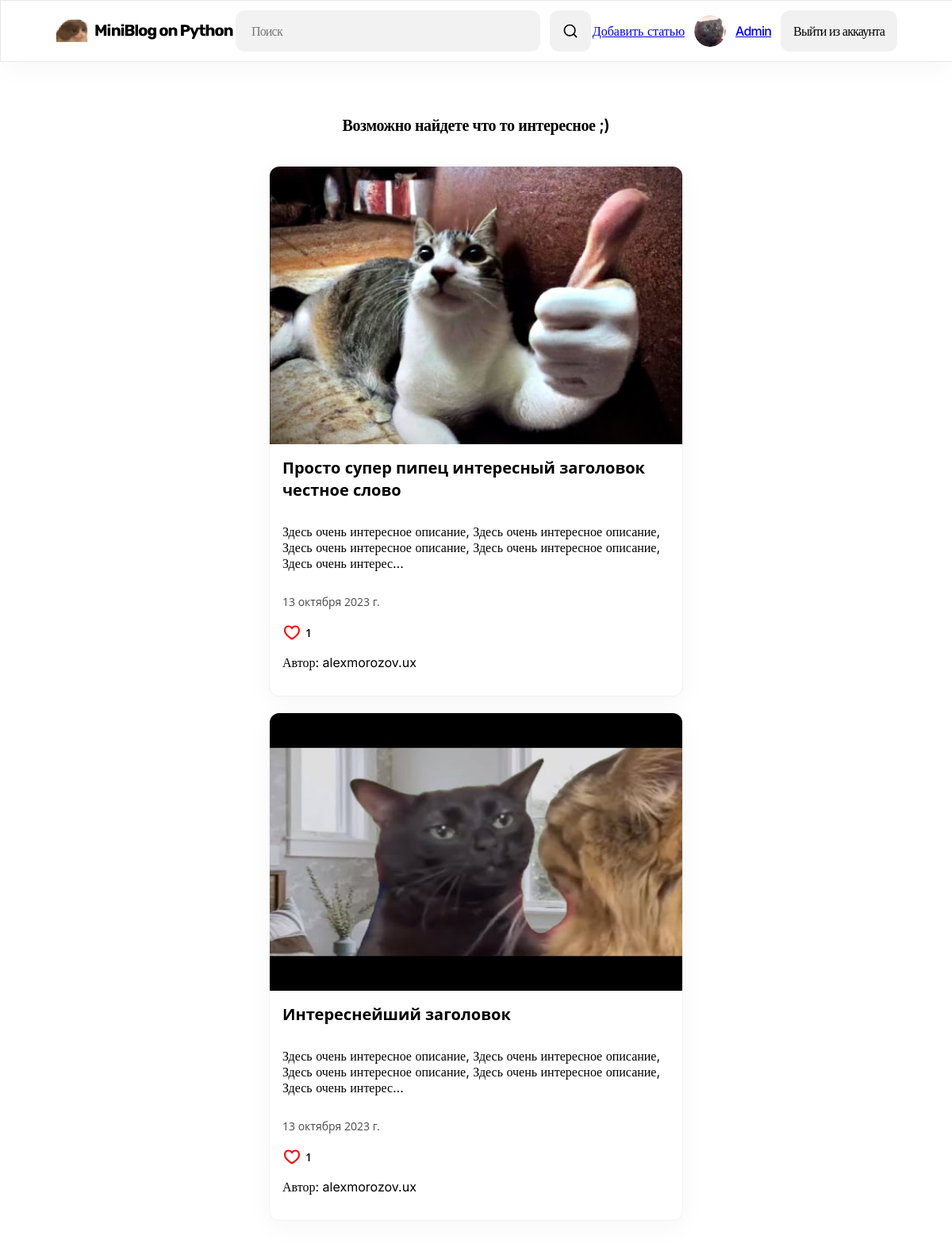
The app's page / (signed in) with its own data.
### blog/models.py (models this page shows, shortened)
class Post(models.Model):
    users = models.ForeignKey(User, on_delete=models.CASCADE)
    title = models.CharField('Заголовок записи', max_length=256)
    description = models.TextField('Описание', max_length=8000)
    date = models.DateField('', blank=True, null=True)
    img = models.ImageField('Изображение', upload_to='media/image/%Y/%m/%d/')
    class Meta:
        verbose_name = 'Запись'
        verbose_name_plural = 'Записи'

### blog/views.py (the view)
# urls.py: urlpatterns = [path('', views.PostView.as_view(), name='Home'),
class PostView(ListView):
    def get(self, request):
        global search_count # переменная для счета - результата поиска
        global output_search
        output_search = ""
        search_count = 0 # инициализируем переменную
        search_query = request.GET.get('q', None)
        if search_query:
            posts = Post.objects.filter(Q(title__icontains=search_query) | Q(description__icontains=search_query)).order_by('-id') # Сама механика поиска (вызываем методом)
            search_count = posts.count() # Количество результатов по поиску
            output_search = "Нашли результатов: " + str(search_count)
            if search_count == 0:
                output_search = "Мы ничего не нашли"
        else:
            posts = Post.objects.order_by('-id') # Вытаскиваем статьи и сортируем в обратном порядке дабы выводить
        paginator = Paginator(posts, 2)
        page_number = request.GET.get('page')
        page_obj = paginator.get_page(page_number)
        return render(request, 'blog/blog.html', {'page_obj': page_obj, 'output_search': output_search})

### templates/blog/blog.html (shortened to what this page needs)
{% load static %}
<!DOCTYPE html>
<html lang="ru">
<head>
    <link rel="stylesheet" href="{% static 'style_main.css' %}" type="text/css" media="">
</head>
<body>
    {% include 'blog/header.html' %}
    <main>
        {% if 'q' in request.GET %}
            <div class="_div_main_head_text">
                <h2 class="_h2_main_head_text">
                    {{ output_search }}
                </h2>
             </div>
        {% else %}
            <div class="_div_main_head_text">
                <h2 class="_h2_main_head_text">
                    Возможно найдете что то интересное ;)
                </h2>
             </div>
        {% endif %}
        {% for post in page_obj %}
        <div class="_div_class_main_post">
            <div class="bg-img_">
                <a href="{{ post.id }}"><img style="width: 100%; height: 100%; border-radius: 12px 12px 0px 0px;" src="{{ post.img.url }}"></a>
            </div>
            <div class="_main_content_">
                <h3 class="_h3--main"><a class="_a--main" href="{{ post.id }}">{{ post.title }}</a></h3>
                <div style="margin: 0; margin-top: 12px; margin-bottom: 12px;">{{ post.description|safe|truncatechars:155 }}</div>
                <p class="_p--main">{{ post.date }}</p>
                <div class="_likes_main_">
                    <p class="_p--main_likes">{{ post.likes_set.all.count }}</p>
                </div>
                <div class="_div_p_author">
                    <p class="_author--main">Автор:<a href="#" class="_teg_author"> {{ post.users }}</a>
                </div>
            </div>
        </div>
        {% endfor %}
        {% include 'blog/paginator.html' %}
    </main>
</body>
</html>

### templates/blog/header.html (shortened to what this page needs)
{% load static %}
<head>
    <link rel="stylesheet" href="{% static 'style_for_header.css' %}" type="text/css" media="">
</head>
<header>
    <div class="_main_logo">
        <a href="{% url 'Home' %}"><img src="http://{{ request.get_host }}/static/logo.svg" /></a>
    </div>
    <search>
            <form type="search" name="search" action="/" method="get" style="display: flex;">
                <input type="text" size="40" placeholder="Поиск" class="_search_input_" name="q">
                <button type="submit" class="_button_img_search"><img src="http://{{ request.get_host }}/static/search_m.svg" class="_img_search_button"/></button>
            </form>
    </search>
    <div class="_div_sign_and_login">
        <a href="{% url 'add_post' %}">Добавить статью</a>
        {%if request.user.is_authenticated %}
        <div class="_div_log_in_ava">
            <img src="http://{{ request.get_host }}/static/ava_image.png" class="ava_image_div" />
            <p><a href="{% url 'profile' %}">{{ request.user.username | title }}</a></p>
        </div>
        <div class="_div_out_acc_">
            <a href="{% url 'logout' %}">Выйти из аккаунта</a>
        </div>
        {%endif%}
    </div>
</header>

### static/style_main.css (style rules this page uses)
body { font-family: Inter; margin: 0; }
main { margin-top: 48px; margin-bottom: 170px; display: flex; width: 100%; flex-direction: column; justify-content: center; align-items: center; gap: 20px; }
._div_main_head_text { display: inline-flex; justify-content: center; align-items: center; }
._h2_main_head_text { color: #000; font-family: Inter; font-size: 20px; font-style: normal; font-weight: 600; line-height: 150%; letter-spacing: -0.4px; }
._div_class_main_post { display: flex; width: 520px; padding-bottom: 0px; flex-direction: column; align-items: center; border-radius: 12px; border: 1px solid #F2F2F2; background: #FFF; box-shadow: 0px 8px 32px 0px rgba(0, 0, 0, 0.04); }
.bg-img_ { height: 350px; align-self: stretch; }
._main_content_ { display: flex; padding: 16px 16px; flex-direction: column; align-self: stretch; }
._h3--main { margin: 0; color: #000; font-family: Open Sans; font-size: 20px; font-style: normal; font-weight: bolder; line-height: 140%; }
._a--main { margin: 0; text-decoration: none; color: #000; transition: all 0.15s ease-in-out; }
._p--main { margin-top: 0px; margin-bottom: 16px; color: #494949; font-family: Open Sans; font-size: 14px; font-style: normal; font-weight: 400; line-height: 150%; }
._likes_main_ { display: flex; align-items: center; gap: 5px; margin-bottom: 16px; }
._p--main_likes { margin: 0; color: #000; font-family: Open Sans; font-size: 14px; font-style: normal; font-weight: 600; line-height: 150%; }
._div_p_author { display: flex; font-weight: 400; margin-bottom: 16px; }
._author--main { margin: 0; }
._teg_author { text-decoration: none; color: #000; transition: all 0.15s ease-in-out; }

### static/style_for_header.css (style rules this page uses)
header { display: flex; width: 100%; padding-top: 12px; padding-bottom: 12px; justify-content: space-between; align-items: center; border: 1px solid #E8E8E8; background: #FFF; box-shadow: 0px 4px 40px 0px rgba(0, 0, 0, 0.04); }
._main_logo { margin-left: 70px; }
._main_logo > a > img { transition: all .2s ease-in-out; }
search { display: flex; align-items: flex-start; gap: 8px; }
search > form { gap: 12px; }
._search_input_ { background-color: #f2f2f2; outline: none; border: 0; border-radius: 12px; display: flex; width: 344px; padding: 16px 20px; align-items: center; color: black; font-family: Inter; font-size: 16px; font-style: normal; font-weight: 500; line-height: normal; letter-spacing: -0.8px; }
._search_input_::placeholder { color: #777; }
._button_img_search { border-radius: 12px; background: #F1F1F1; padding: 12px 16px; justify-content: center; align-items: center; display: flex; outline: none; border: 0; cursor: pointer; }
._img_search_button { width: 20px; height: 20px; }
._div_sign_and_login { display: flex; align-items: flex-start; gap: 12px; margin-right: 70px; justify-content: space-between; align-items: center; }
._div_log_in_ava { display: inline-flex; padding: 5px 0px; justify-content: center; align-items: center; border-radius: 12px; gap: 12px; }
._div_log_in_ava > img { width: 40px; height: 40px; border-radius: 40px; }
._div_log_in_ava > p { margin: 0; color: #000; font-family: Inter; font-size: 16px; font-style: normal; font-weight: 500; line-height: normal; letter-spacing: -0.8px; }
._div_out_acc_ { display: inline-flex; justify-content: center; align-items: center; }
._div_out_acc_ > a { text-decoration: none; border-radius: 12px; color: #000; padding: 16px; font-family: Inter; font-size: 16px; font-style: normal; font-weight: 500; line-height: normal; letter-spacing: -0.8px; background: #F1F1F1; }

### records on screen
Post: img (placeholder picture), title "Просто супер пипец интересный заголовок честное слово", description "Здесь очень интересное описание, Здесь очень интересное описание, Здесь очень интересное описание, Здесь очень интересное описание, Здесь очень интерес…", date "13 октября 2023 г.", likes_set.all.count "1", users "alexmorozov.ux"
Post: img (placeholder picture), title "Интереснейший заголовок", description "Здесь очень интересное описание, Здесь очень интересное описание, Здесь очень интересное описание, Здесь очень интересное описание, Здесь очень интерес…", date "13 октября 2023 г.", likes_set.all.count "1", users "alexmorozov.ux"

### other values on screen
{{ request.user.username | title }} "Admin"
